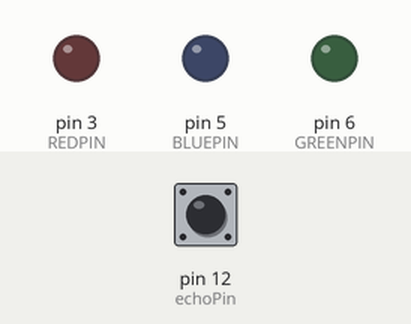
Simulated run of this sketch. Board: Arduino Uno, built with avr-gcc and run on an emulated ATmega328P. Shown: output pins drawn as LEDs (lit = HIGH). The inputs (shaded band) are chosen by the test bench; at power-on: pin 12 (echoPin) LOW.

Above: at 1.2 s.
1.3 s: pin 12 (echoPin) pulsed HIGH 2 times (0.12 s each, 0.3 s apart)
At 2.4 s:
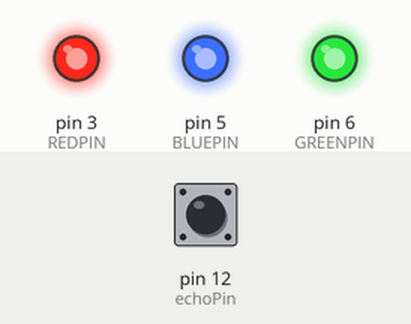
Timing chart, 0 to 4.3 s (numbered marks = the images above; inputs shaded):
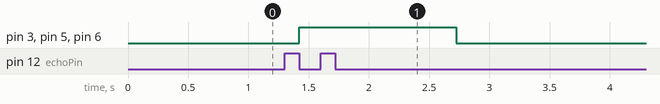

The sketch:

ClosetLight.ino
```cpp
/***************************
Title: Closet Light
Author: Dalton Vislisel
Description: This code is for an Arduino Uno equipped with a sonar sensor to automatically turn on LED strips when the door is opened.
Date of Last Edit: 2/24/2020
****************************/

//Define the pins you used on your Arduino with their corresponding LED colors.
#define REDPIN 3
#define GREENPIN 6
#define BLUEPIN 5

//Define the two pins used for the sonar sensor to operate.
#define trigPin 11
#define echoPin 12

void setup() {
  //Telling the Arduino what each used pin’s job is.
  pinMode(REDPIN, OUTPUT);
  pinMode(GREENPIN, OUTPUT);
  pinMode(BLUEPIN, OUTPUT);

  Serial.begin (9600);

  pinMode(trigPin, OUTPUT);
  pinMode(echoPin, INPUT);
}

void loop() {
  //Declare variables for red, green, and blue lights. Declare variables for the sonar sensor to compute the equation for distance.
  long duration, cm;
  int r, g, b;
  cm = 0;
  duration = 0;

  pinMode(echoPin, INPUT);
  duration = pulseIn(echoPin, HIGH);

  //Equation for the sonar sensor to output in cm.
  cm = (duration/2) / 29.1;

  /*
  Code used to print the sonar sensor output for testing.
  Serial.print(cm);
  */

  //If the sensor reads over 50 cm the lights turn white, anything under 50 cm the lights will be off.
  //Change the r,g,b values to change the color.
  if (cm > 50){
  r = 255;
  g = 255;
  b = 255;

  analogWrite(REDPIN, r);
  analogWrite(BLUEPIN, b);
  analogWrite(GREENPIN, g);
  }else{
  r = 0;
  g = 0;
  b = 0;

  analogWrite(REDPIN, r);
  analogWrite(BLUEPIN, b);
  analogWrite(GREENPIN, g);
  }

  //Change this if you dont want the code to constanly run.
  delayMicroseconds(1000000000000);
}
```

Measured:
- after the input at 1.3 s, pin 3 (REDPIN), pin 5 (BLUEPIN), pin 6 (GREENPIN): LOW → HIGH after 0.12 s, → LOW 1.3 s later
